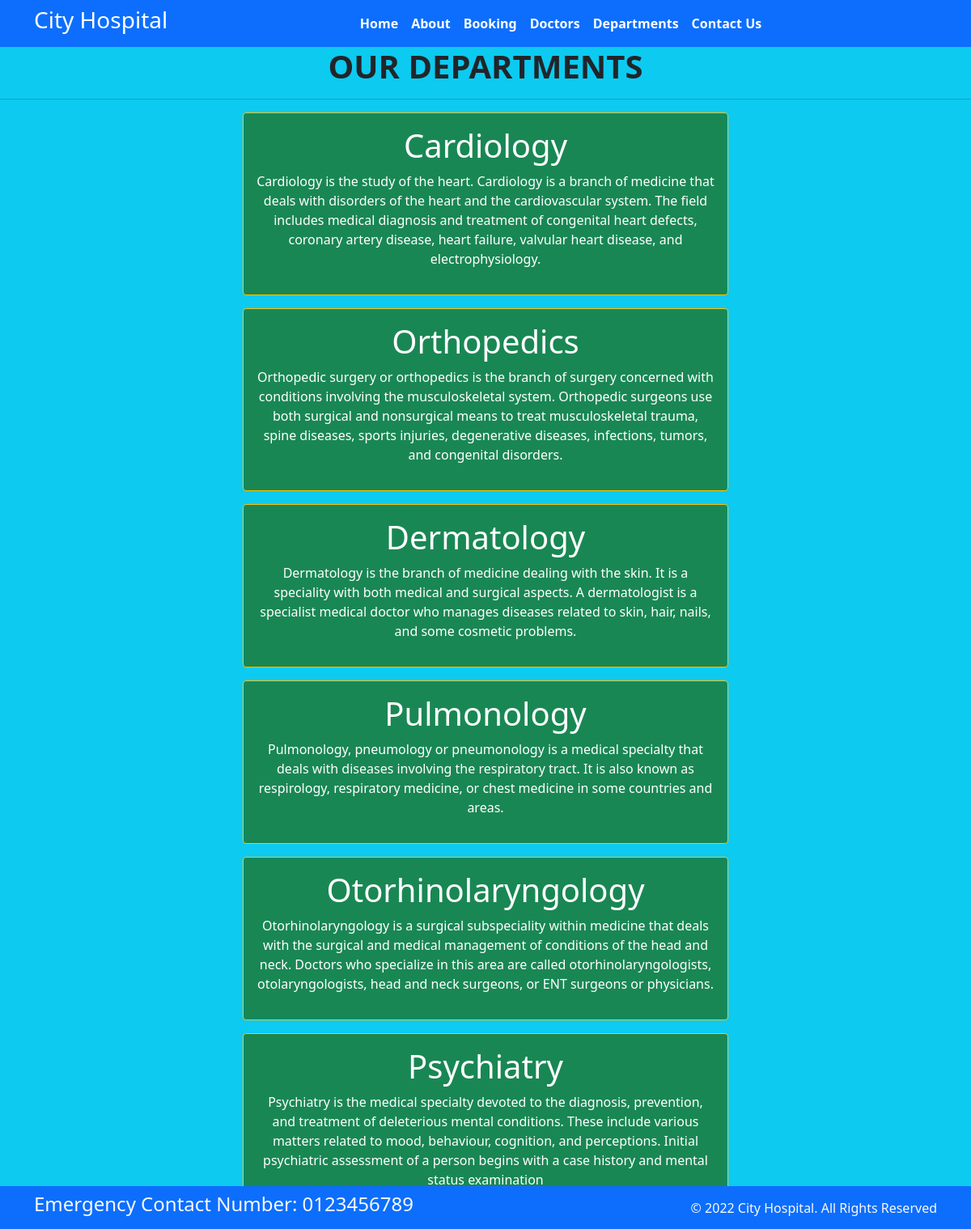
Page /department/ on the committed database.
### hp_app/models.py (models this page shows, shortened)
class Department(models.Model):
    dep_name = models.CharField(max_length=100)
    dep_description =models.TextField()

### hp_app/views.py (the view)
# urls.py: path('department/',views.department,name='department'),
def department(request):
    dict_dept={
        'dept': Department.objects.all()
    }
    return render(request,'department.html',dict_dept)

### templates/department.html (shortened to what this page needs)
{% extends 'base.html' %}
{% block content%}
<h1 class="text-center fw-bold"> OUR DEPARTMENTS</h1>
<hr>
{% for d in dept%}
<div class="mx-auto w-50 bg-success text-center text-white p-3 my-3 border border-warning rounded">
    <h1>{{d.dep_name}}</h1>
    <p>{{d.dep_description}}</p>
</div>
{% endfor %}
{% endblock %}

### rows in the picture
Department: dep_name "Cardiology", dep_description "Cardiology is the study of the heart. Cardiology is a branch of medicine that deals with disorders of the heart and the cardiovascular system. The field includes medical diagnosis and treatment of congenital heart defects, coronary artery disease, heart failure, valvular heart disease, and electrophysiology."
Department: dep_name "Orthopedics", dep_description "Orthopedic surgery or orthopedics is the branch of surgery concerned with conditions involving the musculoskeletal system. Orthopedic surgeons use both surgical and nonsurgical means to treat musculoskeletal trauma, spine diseases, sports injuries, degenerative diseases, infections, tumors, and congenital disorders."
Department: dep_name "Dermatology", dep_description "Dermatology is the branch of medicine dealing with the skin. It is a speciality with both medical and surgical aspects. A dermatologist is a specialist medical doctor who manages diseases related to skin, hair, nails, and some cosmetic problems."
Department: dep_name "Pulmonology", dep_description "Pulmonology, pneumology or pneumonology is a medical specialty that deals with diseases involving the respiratory tract. It is also known as respirology, respiratory medicine, or chest medicine in some countries and areas."
Department: dep_name "Otorhinolaryngology", dep_description "Otorhinolaryngology is a surgical subspeciality within medicine that deals with the surgical and medical management of conditions of the head and neck. Doctors who specialize in this area are called otorhinolaryngologists, otolaryngologists, head and neck surgeons, or ENT surgeons or physicians."
Department: dep_name "Psychiatry", dep_description "Psychiatry is the medical specialty devoted to the diagnosis, prevention, and treatment of deleterious mental conditions. These include various matters related to mood, behaviour, cognition, and perceptions. Initial psychiatric assessment of a person begins with a case history and mental status examination"
